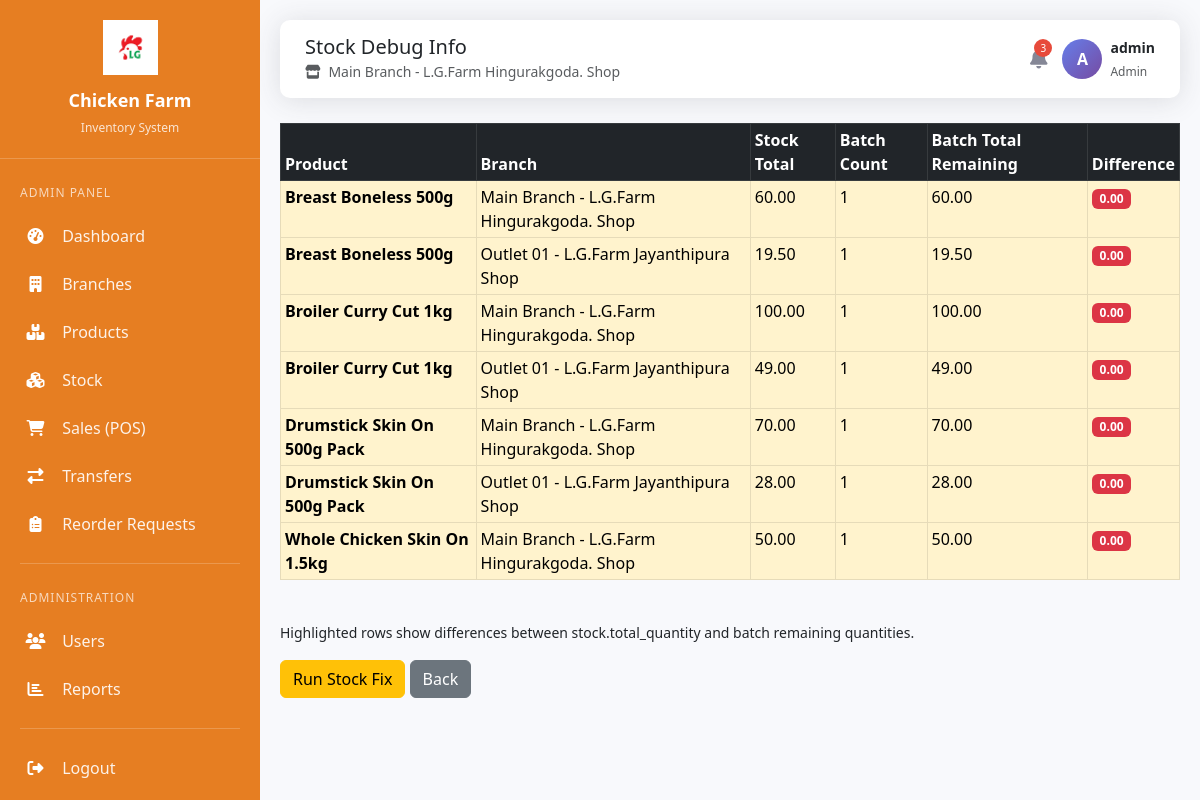
/debug_stock.php (signed in), run on the app's committed database.
### tables this page shows
CREATE TABLE products (
    id INT AUTO_INCREMENT PRIMARY KEY,
    category_id INT NOT NULL,
    name VARCHAR(150) NOT NULL,
    sku VARCHAR(50) UNIQUE,
    unit ENUM('kg','pcs','pack','tray') NOT NULL DEFAULT 'kg',
    cost_price DECIMAL(10,2) NOT NULL DEFAULT 0.00,
    selling_price DECIMAL(10,2) NOT NULL DEFAULT 0.00,
    reorder_level DECIMAL(10,2) NOT NULL DEFAULT 10.00,
    image VARCHAR(255) DEFAULT NULL,
    created_at TIMESTAMP DEFAULT CURRENT_TIMESTAMP,
    FOREIGN KEY (category_id) REFERENCES categories(id) ON DELETE CASCADE
);

### debug_stock.php (the view, shortened to what this page needs)
<?php
include 'header.php';
echo '<div class="table-responsive">';
echo '<table class="table table-bordered table-sm">';
echo '<thead class="table-dark"><tr>';
echo '<th>Product</th><th>Branch</th><th>Stock Total</th><th>Batch Count</th><th>Batch Total Remaining</th><th>Difference</th>';
echo '</tr></thead><tbody>';
$sql = "SELECT
        p.id as product_id,
        p.name,
        s.branch_id,
        b.name as branch_name,
        s.total_quantity,
        COUNT(sb.id) as batch_count,
        COALESCE(SUM(sb.remaining_quantity), 0) as batch_total_remaining
        FROM products p
        LEFT JOIN stock s ON p.id = s.product_id
        LEFT JOIN branches b ON s.branch_id = b.id
        LEFT JOIN stock_batches sb ON p.id = sb.product_id AND s.branch_id = sb.branch_id
        WHERE s.id IS NOT NULL
        GROUP BY p.id, p.name, s.branch_id, b.name, s.total_quantity
        ORDER BY p.name, s.branch_id";
$result = $conn->query($sql);
while ($row = $result->fetch_assoc()) {
    $diff = floatval($row['total_quantity']) - floatval($row['batch_total_remaining']);
    $diff_class = $diff !== 0 ? 'table-warning' : '';
    echo '<tr ' . ($diff !== 0 ? 'class="' . $diff_class . '"' : '') . '>';
    echo '<td><strong>' . htmlspecialchars($row['name']) . '</strong></td>';
    echo '<td>' . htmlspecialchars($row['branch_name']) . '</td>';
    echo '<td>' . number_format($row['total_quantity'], 2) . '</td>';
    echo '<td>' . $row['batch_count'] . '</td>';
    echo '<td>' . number_format($row['batch_total_remaining'], 2) . '</td>';
    echo '<td>' . ($diff !== 0 ? '<span class="badge bg-danger">' . number_format($diff, 2) . '</span>' : '✓') . '</td>';
    echo '</tr>';
}
echo '</tbody></table></div>';
echo '<div class="mt-4">';
echo '<p><small>Highlighted rows show differences between stock.total_quantity and batch remaining quantities.</small></p>';
echo '<a href="fix_stock_consistency.php" class="btn btn-warning">Run Stock Fix</a> ';
echo '<a href="dashboard.php" class="btn btn-secondary">Back</a>';
echo '</div>';
include 'footer.php';
?>

### header.php (style rules this page uses)
:root { --sidebar-width: 260px; --primary-color: #4e73df; --secondary-color: #858796; --success-color: #1cc88a; --info-color: #36b9cc; --warning-color: #f6c23e; --danger-color: #e74a3b; --sidebar-orange: #E67E22; --sidebar-orange-dark: #D35400; }
body { font-family: 'Segoe UI', Tahoma, Geneva, Verdana, sans-serif; background-color: #f8f9fc; }

### data on the page
products: name "Breast Boneless 500g", branch_name "Main Branch - L.G.Farm Hingurakgoda. Shop", total_quantity "60.00", batch_count "1", batch_total_remaining "60.00", diff "0.00", branch_name "Outlet 01 - L.G.Farm Jayanthipura Shop", total_quantity "19.50", batch_total_remaining "19.50"
products: name "Broiler Curry Cut 1kg", branch_name "Main Branch - L.G.Farm Hingurakgoda. Shop", total_quantity "100.00", batch_count "1", batch_total_remaining "100.00", diff "0.00", branch_name "Outlet 01 - L.G.Farm Jayanthipura Shop", total_quantity "49.00", batch_total_remaining "49.00"
products: name "Drumstick Skin On 500g Pack", branch_name "Main Branch - L.G.Farm Hingurakgoda. Shop", total_quantity "70.00", batch_count "1", batch_total_remaining "70.00", diff "0.00", branch_name "Outlet 01 - L.G.Farm Jayanthipura Shop", total_quantity "28.00", batch_total_remaining "28.00"
products: name "Whole Chicken Skin On 1.5kg", branch_name "Main Branch - L.G.Farm Hingurakgoda. Shop", total_quantity "50.00", batch_count "1", batch_total_remaining "50.00", diff "0.00"

### other printed values
$user_role "ADMIN"
$page_title "Stock Debug Info"
$_SESSION['branch_name'] "Main Branch - L.G.Farm Hingurakgoda. Shop"
$unread_alerts "3"
substr($_SESSION['username'], 0, 1) "A"
$_SESSION['username'] "admin"
$user_role "Admin"
